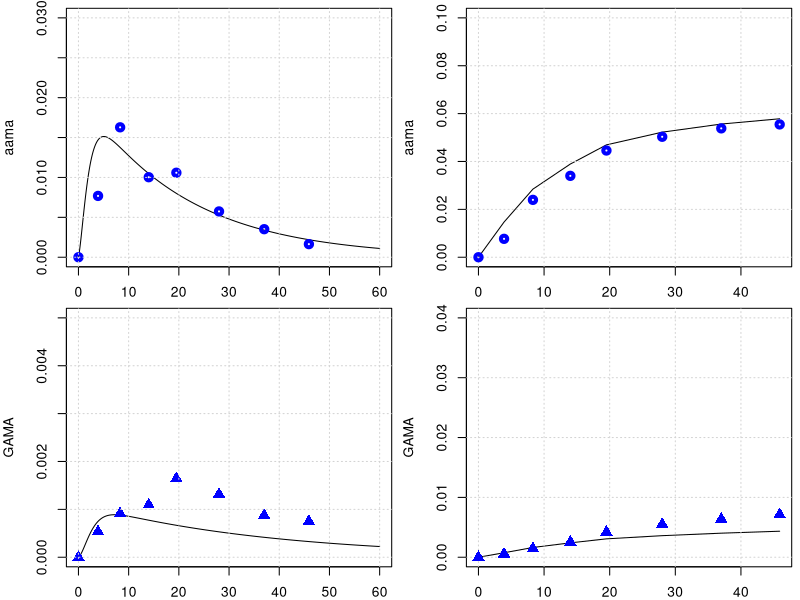

The R script that drew this image:
library(deSolve)
library(minpack.lm)
graphics.off()

# body weight in kg
BW = 70 
# fractions of BW
##https://journals.sagepub.com/doi/pdf/10.1177/ANIB_32_3-4
F_B = 0.079 
F_B_AB = 0.35 #fraction: arterial blood of blood volume
F_B_VB = 0.65 #fraction: venous blood of blood volume
F_Li = 0.026
F_Ki = 0.0044
F_T = 1-(F_B+F_Li+F_Ki)
# organ volumes in L
V_AB <- BW*F_B*F_B_AB 
V_VB <- BW*F_B*F_B_VB 
V_T <- BW*F_T
V_Ki <- BW*F_Ki
V_Li <- BW*F_Li
# cardiac output in L/(kg*h)
##https://journals.sagepub.com/doi/pdf/10.1177/ANIB_32_3-4
QCC = 16        #12.5 # maybe 14 or 6.5 check?
Q_C = QCC*BW^0.75
#FQ_P = 2.5/100 Trine: We don't have a lung compartment in this model
FQ_Li = 0.255
FQ_Ki = 0.19 #total - there is also an aterial flow rate 
FQ_T = 1 -( FQ_Li + FQ_Ki) # +FQ_P) Trine: We don't have a lung compartment in this model
Q_Li <- Q_C*FQ_Li
Q_Ki <- Q_C*FQ_Ki
Q_T <- Q_C*FQ_T

MW_aa = 71   # mg/mmol
MW_ga = 87   # mg/mmol
MW_GSH = 307.32 # mg/mmol
k_0_GSH = 7   # from Sweeney paper.
MW_GSH = 307.32     # mg/mmol
AGSH0 = k_0_GSH * V_Li * MW_GSH


# +++++++++++++++++++++++++++++++++++++++++++++++++++++++++++++++++
# partition coefficient 
pAA_TB = .2        # Tissue::blood partition AA, Sweeney et al (2010) paper
pAA_KiB = 0.8      # Kidney::blood partition AA, Sweeney et al (2010) paper
pAA_LiB = 0.4      # liver::blood partition AA, Sweeney et al (2010) paper
# Maybe we said it earlier and these parameters are not sensitive to the model, but from which paper did you get the values of these partition coefs., 
# in the paper of Sweeney and of Li are different pAA_LiB = 0.4 and pAA_KiB = 0.8.

# reaction rate constants 
k_AAuptake = 1 #1/h

k_onAA_T = 0.028  #1/h     # we took it from Sweenney
k_onAA_B = 0.036  #1/h
k_onAA_Li = 0.71 #1/h
k_onAA_Ki = 0.13 #1/h

# from 0.23 to 0.35
k_cl_GSH = 0.035   # 1/h   #  Reed et al. 2008 'A mathematical model of glutathione metabolism'
#doi:10.1186/1742-4682-5-8

# k_onAA_GSH = 0.55 # L/(mmol h)
# check, we do not use it any more.
k_exc_AAMA = 0.049  ## ##MK Furh et al. report on Elimination half-life of AAMA as ~17.4 h, then k_exc_AAMA=0.0398 h-1#
# 'Toxicokinetics of acrylamide in humans after ingestion of a defined dose in a test meal to improve risk assessment for acrylamide carcinogenicity'
# DOI: 10.1158/1055-9965.EPI-05-0647
# 0.049 #1/h or 0.13 # this will change the shape

# Maximum velocity for enzymatic reaction 
V_max_p450 = 9 /MW_aa*BW^0.7  # mg/h  from Sweenney paper, checked!
# maximum rate of GA and AA conjugation with GSH (mg/(h BW^0.7))
Vmax_AA_GSH <- 24*BW^0.7 # from the Sweeny  fitted   mg/h




#????????????????????????????????
#????????????????????????????????
#????????????????????????????????
#????????????????????????????????
#????????????????????????????????
#????????????????????????????????
### PARAMETERS FOR GA
# partition coefficient
pGA_TB = 1.35 # Have been calculated from the Doerge et al 2005 paper on TK in mice
pGA_LiB = 0.63 # Have been calculated from the Doerge et al 2005 paper on TK in mice
pGA_KiB = .3

#k_onGA_GSH = 0.8 #L/(mmol h)
k_onGA_T = 0.69        #1/h
k_onGA_B = 0.108       #1/h
k_onGA_Ki = k_onAA_T/2 #1/h
k_onGA_Li = 0.115      #1/h

k_exc_GAMA = 0.027   ##MK Furh et al. report on Elimination half-life of GAMA: ~25.1 hours, then k_exc_GAMA = 0.0276 h-1##  
# 0.077 #1/h  # or 0.027 # from sweeney # 
k_exc_GAOH = 0.077     # 1/h  # from sweeney
# (removed as no longer used) k_exc_GA <- .4         # 1/h Q_Ki*0.025


VMAXGC1 = 22   # maximum rate of AA conjugation with GSH mg/hr-kg^0.7, Sweeney et al (2010) paper
VMAXG1 = VMAXGC1/MW_aa*BW**0.7    # !$'Liver AA-GSH rate'

# Maximum velocity for enzymatic reaction 
V_max_EH = 20 /MW_ga*BW^0.7  
KM_p450 = 10.0
KM_EH = 100.0
# maximum rate of GA and AA conjugation with GSH (mg/(h BW^0.7))
Vmax_GA_GSH <- 20*BW^0.7 # from the Sweeny  fitted   mg/h

KMG1 = 20  #!Km with respect to AA for GSH conjugation mg/L (from Sweeny code) 
# Trine: This should be mg. Delete the term MW_aa
# Sweeney has this parameter for rats ans 100 mg/L why did you use this number and why divived by MW??

KMGG = .1/MW_GSH        # !KM with respect to GSH for AA or GA conjugation with GSH mmol/L. Trine: should be mg/L
####and that this is 307 mg/L #This comment is wrong ignore
KMG2 = 90  #!Km with respect to GA for GSH conjugation mM. Trine: This should be mg. Delete the term MW_aa
# The same comment as for KMG1

# from the code, not from paper
KPT_Li = 0.015    # !'protein turnover rate in liver'# this is confimred in the exp. values of Sweeney
KPT_Ki = 0.013    # !'protein turnover rate in kidney'# 1/h this is 0.012 in Sweeney, I guess its not much of difference
KPTR = 0.013      # !'protein turnover rate in rpt'# this is 0.012 in Li et.al
KPTS = 0.0039     # !'protein turnover rate in spt'# and this they have it 0.0051 Sweeney and Li 0.0012 refering to Sweeney
KPTRB = 0.0039    # !'protein turnover rate in rbc'# how did we get that?
KPTPL = 0.012    # !'protein turnover rate in plasma'# Sweeney has 0.012 for this value
# +++++++++++++++++++++++++++++++++++++++++++++++++++++++++++++++++
# create list of parameter
# +++++++++++++++++++++++++++++++++++++++++++++++++++++++++++++++++
params <- unlist(c(data.frame(pAA_TB, pAA_LiB, pAA_KiB,
                              pGA_TB, pGA_LiB, pGA_KiB,
                              k_onAA_T, k_onAA_B, k_onAA_Li,  k_onAA_Ki,
                              k_onGA_T, k_onGA_B, k_onGA_Li, k_onGA_Ki, 
                              k_exc_AAMA, k_exc_GAMA,
                              k_cl_GSH, V_max_p450, KM_p450, V_max_EH, KM_EH,
                              k_AAuptake)
                              ))
yini <- c(m_AA_AB = 0.0, m_GA_AB = 0.0,      a_pb_AA_B = 0 ,
          m_AA_VB = 0.0, m_GA_VB = 0.0,
          m_AA_Ki = 0.0, m_GA_Ki = 0.0, m_AA_dose = 0 ,
          m_AA_Li = 0.0, m_AAMA = 0.0, 
          m_GA_Li = 0.0, a_pb_GA_Li = 0.0,
          m_GAMA  = 0.0,       
          m_GSH_Li = k_0_GSH * V_Li * MW_GSH, 
          m_AA_T = 0.0, m_GA_T = 0.0,
          m_GAOH = 0.0, 
          m_AA_out = 0.0, m_AA_in = 0.0, m_AA_accum = 0.0, m_AA_free = 0.0, 
          m_GA_out = 0.0, m_GA_in = 0.0, m_GA_accum = 0.0, m_GA_free = 0.0, 
          a_pb_AA_Ki = 0,  a_pb_AA_Li = 0,
          a_pb_GA_Ki = 0, a_pb_AA_T = 0, a_pb_GA_B = 0, a_pb_GA_T = 0
)
# ++++++++++++++++++++++++++++++++++++++++++++++++++++++++++++++++++
# PBPK model for Acrylamide 
# ++++++++++++++++++++++++++++++++++++++++++++++++++++++++++++++++++
PBPKmodelAA <- function(t,state,parameter){
  with(as.list(c(t,state,parameter)), {
    #----#---#  Model for AA  #---#---#
    # concentrations blood in the organs in mg/L
    c_AA_AB <- m_AA_AB/V_AB   
    c_AA_VB <- m_AA_VB/V_VB
    c_AA_T <- m_AA_T/V_T
    c_AA_Li <- m_AA_Li/V_Li #Trine: Should we multiply with PL1 as we do for GA
    c_AA_Ki <- m_AA_Ki/V_Ki
    
    c_GSH_Li <- m_GSH_Li/V_Li
    # units checked -> mg/h   
    dm_AA_dose <- - k_AAuptake*m_AA_dose
    
    # Blood
    #-----------------------------
    # units checked -> mg/h   
    dm_AA_AB <- Q_C*(c_AA_VB - c_AA_AB) - k_onAA_B*m_AA_AB
    dm_AA_VB <- Q_T*(c_AA_T/pAA_TB) + Q_Li*(c_AA_Li/pAA_LiB) + Q_Ki*(c_AA_Ki/pAA_KiB) - Q_C*c_AA_VB -k_onAA_B*m_AA_VB
    # Trine: I added this. Can we make an overall turnover rate in blood? Is this correct? 
    da_pb_GA_B <- k_onAA_B*m_AA_AB + k_onAA_B*m_AA_VB - a_pb_GA_B*KPTRB ## The terms for AA here and of GA in masses and rates are mislabeled
    ## correct here and in the GA eqs. 
    # Kidney
    #---------------------------------
    # units checked -> mg/h   
    dm_AA_Ki <- Q_Ki*c_AA_AB -Q_Ki*(c_AA_Ki/pAA_KiB) - k_onAA_Ki*m_AA_Ki 
    # protein tunr over AA in Kidney
    da_pb_AA_Ki <- k_onAA_Ki*m_AA_Ki - a_pb_AA_Ki*KPT_Ki
   
    # unit chekced mg/h 
    metAA_GSH <- Vmax_AA_GSH * c_AA_Li * c_GSH_Li / ( (KMG1 + c_AA_Li) * (KMGG + c_GSH_Li) )

    metAA_P450 <- V_max_p450 * MW_aa * c_AA_Li/ (KM_p450 + c_AA_Li)
    
    # units checked -> mg/h  
    dm_AA_Li <- Q_Li*(c_AA_AB - c_AA_Li/pAA_LiB) + k_AAuptake*m_AA_dose - k_onAA_Li*m_AA_Li  - metAA_P450 - metAA_GSH 
    # protein turn over AA in Liver
    da_pb_AA_Li <- k_onAA_Li*m_AA_Li - a_pb_AA_Li * KPT_Li
    
    # Tissue
    #--------------------------------------------------------------
    # units checked -> mg/h   
    dm_AA_T <- Q_T*(c_AA_AB - c_AA_T/pAA_TB) - k_onAA_T*m_AA_T
    # protein turn over AA in Tussue
    da_pb_AA_T <- k_onAA_T*m_AA_T - a_pb_AA_T * KPTS
    
    # Urine
    #-------------------------------------------------------------
    # units checked -> mg/h   
    dm_AAMA <- metAA_GSH - m_AAMA*k_exc_AAMA 

    dm_AA_out <- metAA_P450 + metAA_GSH + k_onAA_Li*m_AA_Li
    dm_AA_in <- k_AAuptake * m_AA_dose
    dm_AA_accum <- k_onAA_B*m_AA_AB +k_onAA_B*m_AA_VB +k_onAA_T*m_AA_T +k_onAA_Ki*m_AA_Ki
    dm_AA_free <- dm_AA_AB + dm_AA_VB +dm_AA_T +dm_AA_Li +dm_AA_Ki

      #--------------------------------------------------------------
    ########################################################################################    
    #-GA-#-GA-#  Model for GA  #-GA-#-GA-#    
    #concentrations blood in the organs in mg/L
    c_GA_AB <- m_GA_AB/V_AB ;   
    c_GA_VB <- m_GA_VB/V_VB
    c_GA_T <- m_GA_T/V_T
    c_GA_Li <- m_GA_Li/V_Li
    c_GA_Ki <- m_GA_Ki/V_Ki
    
    # Blood
    #-----------------------------
    # units checked -> mg/h   
    dm_GA_AB <- Q_C*(c_GA_VB - c_GA_AB) -k_onGA_B*m_GA_AB
    # units checked -> mg/h   
    dm_GA_VB <- Q_T*(c_GA_T/pGA_TB) + Q_Li*(c_GA_Li/pGA_LiB) + Q_Ki*(c_GA_Ki/pGA_KiB) - Q_C*c_GA_VB - k_onGA_B*m_GA_VB
    # units checked -> mg/h   
    da_pb_AA_B <- k_onGA_B*m_AA_AB + k_onGA_B*m_AA_VB - a_pb_GA_B*KPTRB ## The terms for GA here in masses and rates are mislabeled
    
    # Kidney
    
    # Kidney
    #---------------------------------
    dm_GA_Ki <- Q_Ki*c_GA_AB -Q_Ki*(c_GA_Ki/pGA_KiB) -k_onGA_Ki*m_GA_Ki 
    # protein tunr over AA in Kidney
    da_pb_GA_Ki <- k_onGA_Ki*m_GA_Ki - a_pb_GA_Ki*KPT_Ki
    
    # Liver
    #--------------------------------
    # units checked -> mg/h
    metGA_GSH <- Vmax_GA_GSH * c_GSH_Li *c_GA_Li / (c_GA_Li + KMG2)/(c_GSH_Li + KMGG)
    metGA_EH <- V_max_EH *MW_ga *c_GA_Li / (KM_EH + c_GA_Li)
    # units checked -> mg/h 
    dm_GA_Li <- Q_Li*(c_GA_AB - c_GA_Li/pGA_LiB) - k_onGA_Li*m_GA_Li + metAA_P450 - metGA_GSH -metGA_EH 
    # protein tunr over GA in Liver
    da_pb_GA_Li = k_onGA_Li*m_GA_Li - a_pb_GA_Li*KPT_Li 
    
    # units checked -> mg/h, 
    dm_GAMA <-  metGA_GSH  -m_GAMA*k_exc_GAMA
    
    #????????????????????????????????????????????
    # we need a new k_exc_GAOH
    dm_GAOH <- metGA_EH - m_GAOH*k_exc_GAOH
    
    # Tissue    #-----------------------------------------------------
    dm_GA_T <- Q_T*(c_GA_AB - c_GA_T/pGA_TB) - k_onGA_T*m_GA_T
    da_pb_GA_T <- k_onGA_T*m_GA_T - a_pb_GA_T * KPTS
    
    # Liver
    #--------------------------------
    # units checked -> mg/h
    dm_GSH_Li <- k_0_GSH * V_Li * MW_GSH - k_cl_GSH*m_GSH_Li - metAA_GSH - metGA_GSH
    
    dm_GA_out <- metGA_GSH + metGA_EH 
    dm_GA_in <- metAA_P450
    dm_GA_accum <- k_onGA_B*m_GA_AB +k_onGA_B*m_GA_VB +k_onGA_T*m_GA_T +k_onGA_Li*m_GA_Li +k_onGA_Ki*m_GA_Ki
    dm_GA_free <- dm_GA_AB + dm_GA_VB +dm_GA_T +dm_GA_Li +dm_GA_Ki 
    
    return(list(c(dm_AA_AB,    dm_GA_AB,   da_pb_AA_B,
                  dm_AA_VB,    dm_GA_VB,
                  dm_AA_Ki,    dm_GA_Ki,    dm_AA_dose,
                  dm_AA_Li,    dm_AAMA,   
                  dm_GA_Li,   da_pb_GA_Li, dm_GAMA,
                  dm_GSH_Li,  dm_AA_T,     dm_GA_T,
                  dm_GAOH,
                  dm_AA_out,  dm_AA_in,   dm_AA_accum,  dm_AA_free,
                  dm_GA_out,  dm_GA_in,   dm_GA_accum,  dm_GA_free,
                  da_pb_AA_Ki,    da_pb_AA_Li,
                  da_pb_GA_Ki,    da_pb_AA_T, da_pb_GA_B , da_pb_GA_T   )))
  })
}
PBPKmodelAA <- compiler::cmpfun(PBPKmodelAA)



################################################################
# manual readout from Kopp and Dekant 2009
################################################################
times <- seq(from = 0, to = 60, by = 0.1)
diet <- data.frame(var = "m_AA_dose", method = "add",
                   time = c(0.0),  value = 0.5 *BW /1000 )  # dose of 0.05 microg/kg bw
out <- ode(y = yini, times = times, func = PBPKmodelAA, parms = params, events = list(data = diet))
yobs_urine <- data.frame(
  time = c(0.0, 3.9, 8.3, 14, 19.5, 28, 37, 45.9),
  AAMA = c(0.0/1000000, 32.8/1000000, 69.5/1000000, 42.8/1000000, 45.2/1000000, 24.5/1000000, 15/1000000, 7/1000000)*234.28, #https://pubchem.ncbi.nlm.nih.gov/compound/N-Acetyl-S-_2-carbamoylethyl_-L-cysteine
  GAMA = c(0.0, 2.15*1e-6, 3.66*1e-6, 4.38*1e-6, 6.57*1e-6, 5.26*1e-6, 3.50*1e-6, 3.0*1e-6)*250.27
)

# plot for AAMA in urinary
par(mfrow=c(2,2),mar=c(2,4,.5,.5))
plot(out[,'time'], out[,'m_AAMA']   ,type = 'l',xlab = 'time', ylab = 'aama', ylim = c(0,.03) )
points(yobs_urine$time, yobs_urine$AAMA , col="blue", lwd = 4) ; grid()
time_points_measure_unrine = c(1, 40, 84, 141, 196, 280 , 371, 460)
tamtam = out[,'m_AAMA'][time_points_measure_unrine ]
plot(yobs_urine$time, cumsum( tamtam ),type = 'l', ylab = 'aama', ylim = c(0,.1), xlab = 'time' ); grid()
points(yobs_urine$time, cumsum(yobs_urine$AAMA) , col="blue", lwd = 4)

# plot for GAMA 
plot(out[,'time'], out[,'m_GAMA']  ,type = 'l',xlab = '', ylab = 'GAMA', ylim = c(0,.005) )
points(yobs_urine$time, yobs_urine$GAMA , col="blue", cex = 1.5, pch = 17); grid()
time_points_measure_unrine = c(1, 40, 84, 141, 196, 280 , 371, 460)
tamtam = out[,'m_GAMA'][time_points_measure_unrine ]
plot(yobs_urine$time, cumsum( tamtam ),type = 'l',xlab = '', ylab = 'GAMA', ylim = c(0,.04) ); grid()
points(yobs_urine$time, cumsum(yobs_urine$GAMA) , col="blue",cex = 1.5, pch = 17)
